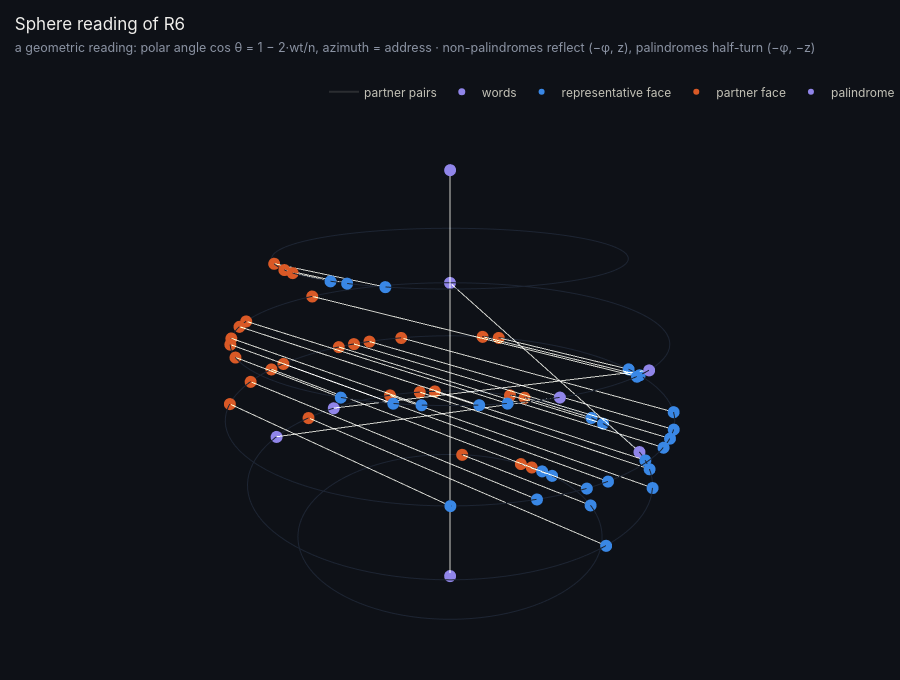
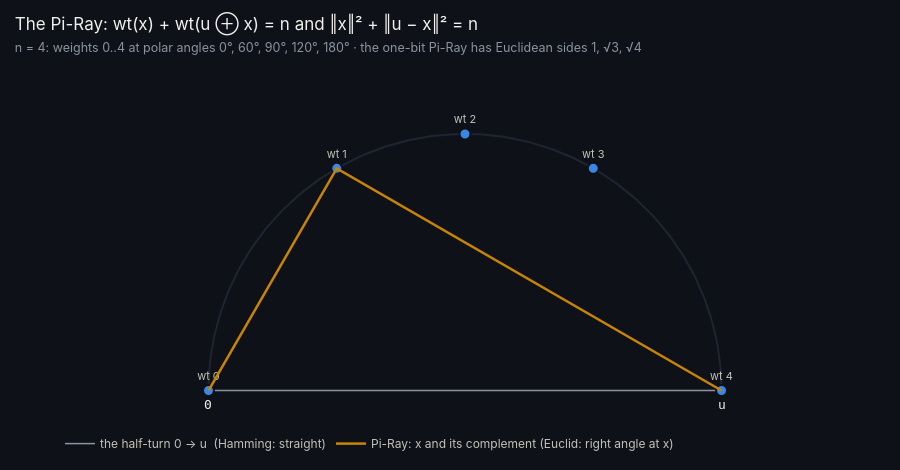

The notebook cell these images were saved under, in order:
### Markdown cell above
## 5 · Sphere, latitude and the Pi-Ray

Latitude reads the agreeing mirror pairs; the partner is a reflection off the palindromes and a half-turn on them:

$$z(x)=\operatorname{wt}(x)-\tfrac n2,\qquad P:(\varphi,z)\mapsto\begin{cases}(-\varphi,z), & \text{non-palindrome},\\(-\varphi,-z), & \text{palindrome},\end{cases}\qquad \cos\theta(x)=1-\frac{2\operatorname{wt}(x)}{n}.$$

The Pi-Ray is the complement drawn as a triangle: the half-turn from $0$ to $u$ split into a word and its complement. In the Hamming reading it is straight, $\operatorname{wt}(x)+\operatorname{wt}(u\oplus x)=n$; in the Euclidean reading it is a right angle at the word (Thales), $\lVert x\rVert^2+\lVert u-x\rVert^2=n$. At $n=4$ the weights sit at $0^\circ,60^\circ,90^\circ,120^\circ,180^\circ$ and the one-bit Pi-Ray has sides $1,\sqrt3,2$.

### Code cell
rv.show(rv.fig_sphere(6))
rv.show(rv.fig_thales(4))
ui.show_checks("S-01", "S-02")
